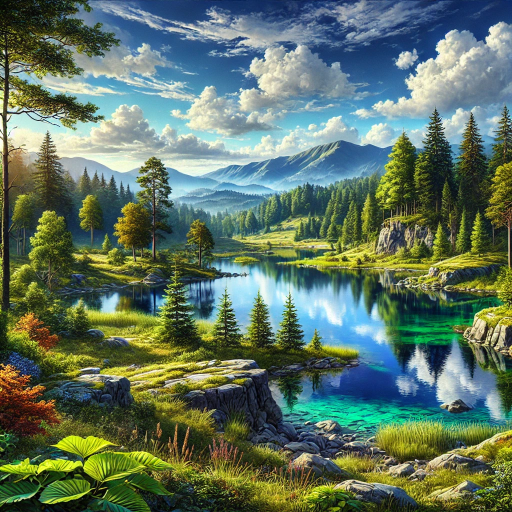
#> input picture manzara.png, 1024 x 1024 px (shown at 1/2 size)
$ python 'harris_orb_surf_sıft.py'
#> lines starting #> are read from the running program, lines starting #| are printed output that depends on the picture; after the words box and inside, x2 and y2 are one past the last pixel; in counts of white or black regions, pixels touching at a corner belong together
import cv2
import numpy as np
import matplotlib.pyplot as plt


img1 = cv2.imread('manzara.png')
#> img1 is the input picture: shape (1024, 1024, 3); mean B, G, R 97.9, 116.3, 95.3
img2 = cv2.imread('beach.png')
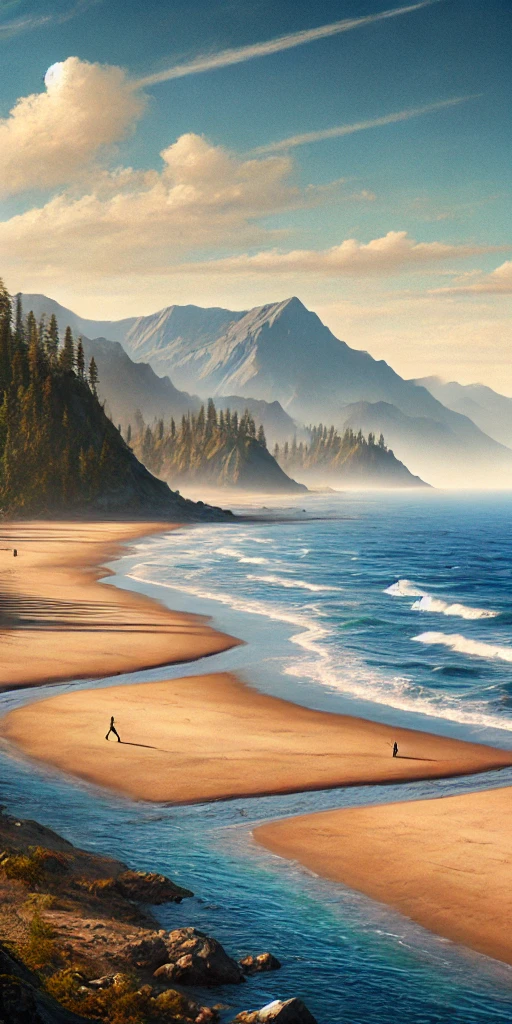
#> input picture beach.png, 512 x 1024 px
#> img2 is the input picture: shape (1024, 512, 3); mean B, G, R 124.1, 135.9, 136.5


gray1 = cv2.cvtColor(img1, cv2.COLOR_BGR2GRAY)
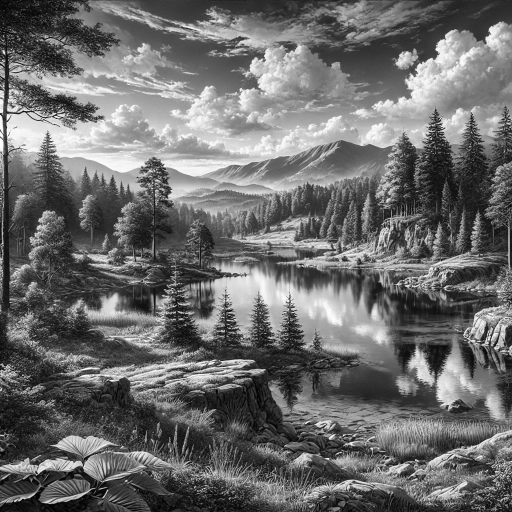
#> gray1: shape (1024, 1024) (shown at 1/2 size); min 0, max 255, mean 107.9
gray2 = cv2.cvtColor(img2, cv2.COLOR_BGR2GRAY)
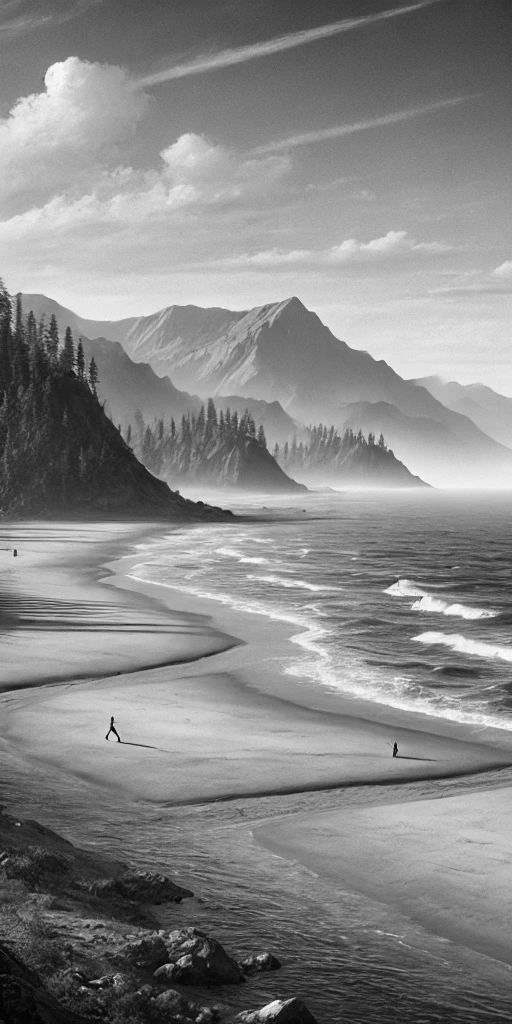
#> gray2: shape (1024, 512); min 0, max 252, mean 134.7


def harris_corner_detection(image):
    gray = cv2.cvtColor(image, cv2.COLOR_BGR2GRAY)
    gray = np.float32(gray)
    dst = cv2.cornerHarris(gray, blockSize=2, ksize=3, k=0.04)
    dst = cv2.dilate(dst, None)
    image[dst > 0.01 * dst.max()] = [0, 0, 255]
    return image


def sift_feature_matching(img1, img2):
    sift = cv2.SIFT_create()
    keypoints1, descriptors1 = sift.detectAndCompute(img1, None)
    keypoints2, descriptors2 = sift.detectAndCompute(img2, None)
    bf = cv2.BFMatcher(cv2.NORM_L2, crossCheck=True)
    matches = bf.match(descriptors1, descriptors2)
    matches = sorted(matches, key=lambda x: x.distance)
    img_matches = cv2.drawMatches(img1, keypoints1, img2, keypoints2, matches[:20], None, flags=cv2.DrawMatchesFlags_NOT_DRAW_SINGLE_POINTS)
    return img_matches


def orb_feature_matching(img1, img2):
    orb = cv2.ORB_create()
    keypoints1, descriptors1 = orb.detectAndCompute(img1, None)
    keypoints2, descriptors2 = orb.detectAndCompute(img2, None)
    bf = cv2.BFMatcher(cv2.NORM_HAMMING, crossCheck=True)
    matches = bf.match(descriptors1, descriptors2)
    matches = sorted(matches, key=lambda x: x.distance)
    img_matches = cv2.drawMatches(img1, keypoints1, img2, keypoints2, matches[:20], None, flags=cv2.DrawMatchesFlags_NOT_DRAW_SINGLE_POINTS)
    return img_matches


# Harris Sonucu
harris_img1 = harris_corner_detection(img1.copy())
#> in harris_corner_detection, `image[dst > 0.01 * dst.max()] = [0, 0, 255]`: image: shape (1024, 1024, 3); 10.62% of pixels changed, all inside (x1, y1, x2, y2) = (0, 3, 1024, 1024)
harris_img2 = harris_corner_detection(img2.copy())
#> in harris_corner_detection (call 2), `dst = cv2.dilate(dst, None)`:
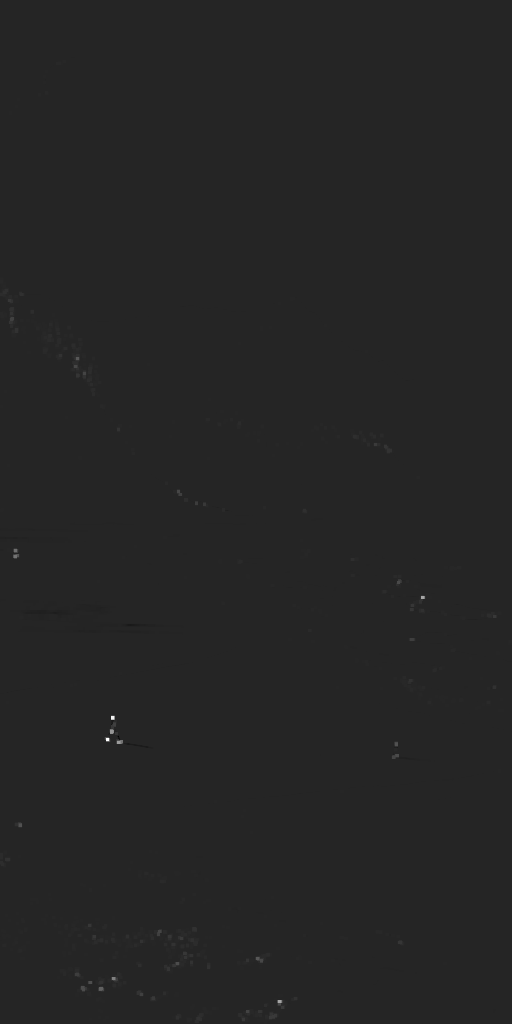
#> dst: shape (1024, 512) float32; min -11946891, max 69964768, mean 42701.8; drawn with min black and max white
#> in harris_corner_detection (call 2), `image[dst > 0.01 * dst.max()] = [0, 0, 255]`:
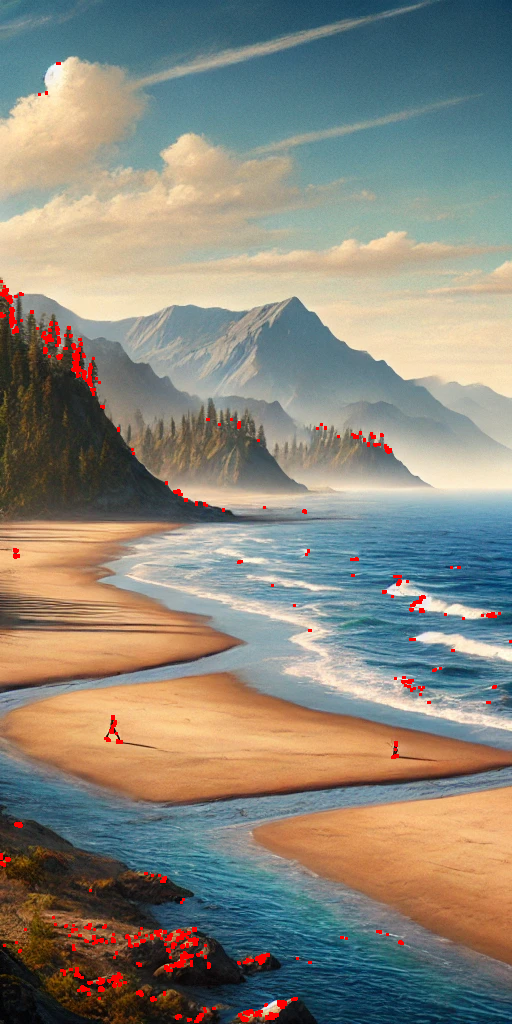
#> image: shape (1024, 512, 3); 1.05% of pixels changed, all inside (x1, y1, x2, y2) = (0, 62, 512, 1023)

# SIFT Sonucu
sift_result = sift_feature_matching(gray1, gray2)
#> in sift_feature_matching, `keypoints1, descriptors1 = sift.detectAndCompute(img1, None)`: keypoints1 = 13992 keypoints; strongest (x, y, size): (253, 961, 2.7), (656, 917, 3.1), (8, 105, 3.7), (687, 870, 2.6)
#> in sift_feature_matching, `keypoints2, descriptors2 = sift.detectAndCompute(img2, None)`: keypoints2 = 1922 keypoints; strongest (x, y, size): (107, 737, 2), (119, 740, 1.9), (112, 729, 3.5), (273, 1007, 10.5)
#> in sift_feature_matching, `matches = bf.match(descriptors1, descriptors2)`: matches = 970 matches
#> in sift_feature_matching, `img_matches = cv2.drawMatches(img1, keypoints1, img2, keypoints2, matc..`:
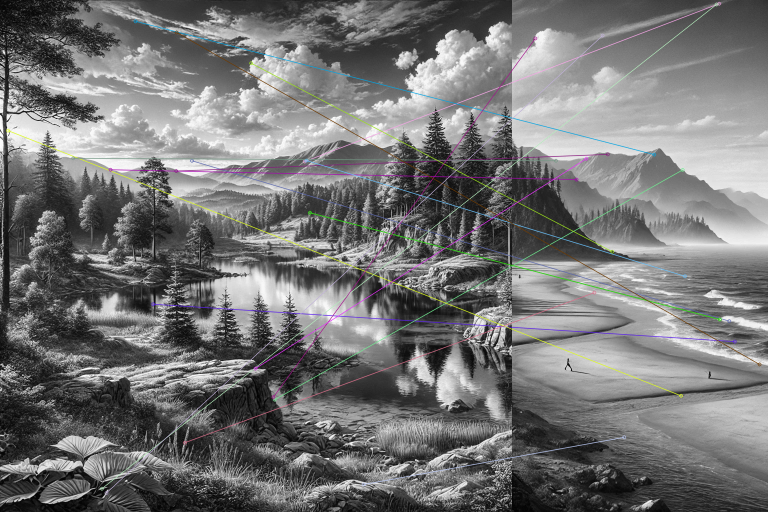
#> img_matches: shape (1024, 1536, 3) (shown at 1/2 size); mean of channels 0, 1, 2 117.3, 117.2, 117.2; drawn as B, G, R

# ORB Sonucu
orb_result = orb_feature_matching(gray1, gray2)
#> in orb_feature_matching, `keypoints1, descriptors1 = orb.detectAndCompute(img1, None)`: keypoints1 = 500 keypoints; strongest (x, y, size): (56, 225, 31), (87, 239, 31), (686, 871, 31), (110, 233, 37.2)
#> in orb_feature_matching, `keypoints2, descriptors2 = orb.detectAndCompute(img2, None)`: keypoints2 = 500 keypoints; strongest (x, y, size): (112, 732, 31), (111, 728, 31), (110, 728, 37.2), (118, 741, 31)
#> in orb_feature_matching, `matches = bf.match(descriptors1, descriptors2)`: matches = 140 matches


plt.figure(figsize=(15, 10))
plt.subplot(231), plt.imshow(cv2.cvtColor(harris_img1, cv2.COLOR_BGR2RGB)), plt.title('Harris Algılama - Görsel 1')
plt.subplot(232), plt.imshow(cv2.cvtColor(harris_img2, cv2.COLOR_BGR2RGB)), plt.title('Harris Algılama - Görsel 2')
plt.subplot(233), plt.imshow(sift_result), plt.title('SIFT Eşleşmeleri')
plt.subplot(234), plt.imshow(orb_result), plt.title('ORB Eşleşmeleri')


plt.tight_layout()
plt.show()
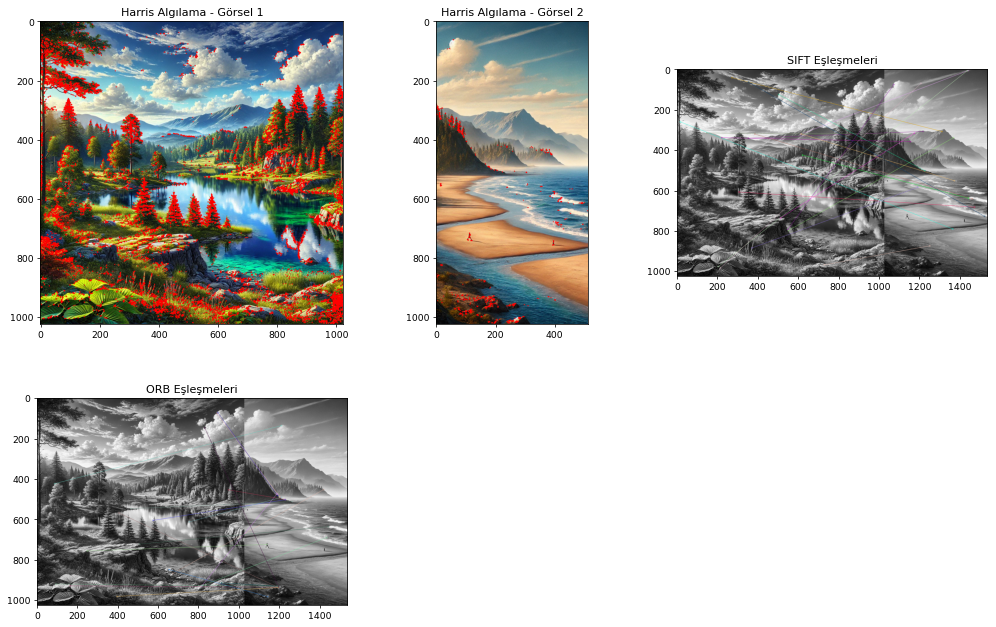
#> figure drawn by matplotlib, 4 panels
